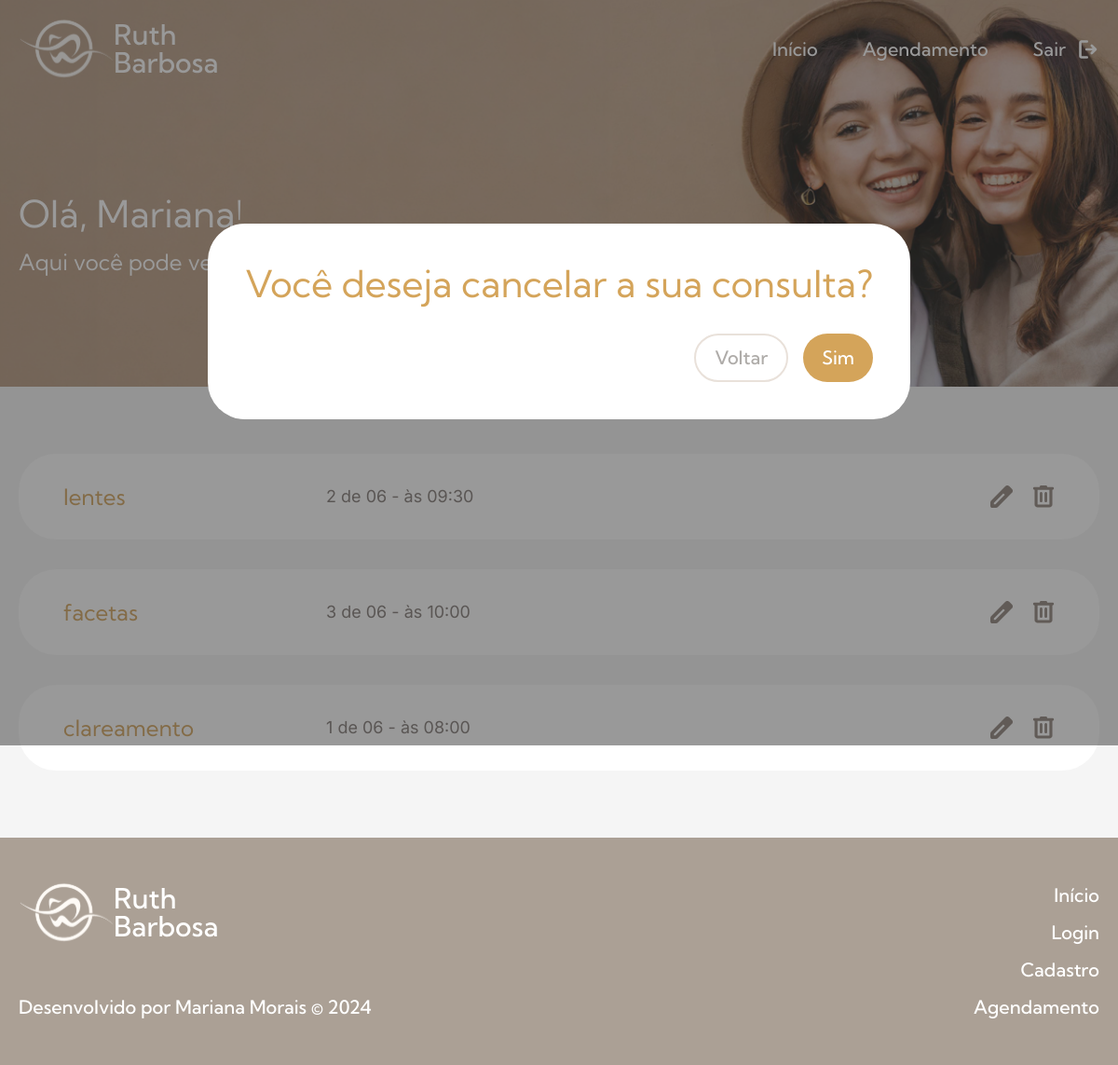
The app's page /cancelamento/1/2 with its own data.
### agendamento/models.py (models this page shows, shortened)
class Consulta(models.Model):
    OPCOES_SERVICO = [
        ("Clareamento dental", "Clareamento dental"),
        ("Facetas", "Facetas"),
        ("Lentes de Contato", "Lentes de Contato"),
        ("Tratamento de Canal", "Tratamento de Canal"),
        ("Tratamento de Gengiva", "Tratamento de Gengiva"),
    ]
    OPCOES_MES = [
        ("Junho", "Junho"),
        ("Julho", "Julho"),
        ("Agosto", "Agosto"),
    ]
    OPCOES_DIA = [
        (1, 1),
        (2, 2),
        (3, 3),
        (4, 4),
        (5, 5),
        (6, 6),
        (7, 7),
        (8, 8),
        (9, 9),
        (10, 10),
    ]
    OPCOES_HORARIO = [
        ("08:00", "08:00"),
        ("08:30", "08:30"),
        ("09:00", "09:00"),
        ("09:30", "09:30"),
        ("10:00", "10:00"),
        ("10:30", "10:30"),
        ("11:00", "11:00"),
        ("11:30", "11:30"),
        ("12:00", "12:00"),
        ("12:30", "12:30"),
    ]
    servico = models.CharField(max_length=100, choices=OPCOES_SERVICO, null=False, blank=False)
    mes = models.CharField(max_length=20, choices=OPCOES_MES, null=False, blank=False)
    dia = models.IntegerField(choices=OPCOES_DIA, null=False, blank=False)
    horario = models.CharField(max_length=100, choices=OPCOES_HORARIO, null=False, blank=False)
    cliente = models.ForeignKey(
        User, on_delete=models.SET_NULL, null=True, blank=False
    )

### agendamento/views.py (the view)
# urls.py: path('cancelamento/1/<int:consulta_id>', cancelamento_1, name='cancelamento_1'),
def cancelamento_1(request, consulta_id):
    consulta = Consulta.objects.get(id=consulta_id)
    consultas = Consulta.objects.filter(cliente=request.user.id)
    if request.method == 'POST':
        consulta.delete()
        return redirect('cancelamento_2')
    return render(request, 'agendamento/cancelamento_1.html', {'consulta_id': consulta_id, 'cards': consultas})

### templates/agendamento/cancelamento_1.html (shortened to what this page needs)
{% extends 'base.html' %}
{% load static %}
{% block content %}
<div class="cancelamento-bg">
    <section class="cancelamento container">
        <form action="{% url 'cancelamento_1' consulta_id %}" method="POST">
            <h2 class="titulo2 c9">Você deseja cancelar a sua consulta?</h2>
            <div class="cancelamento-botoes">
                <a href="{% url 'pagina_usuario' %}" class="botao4">Voltar</a>
                <button type="submit" class="botao3">Sim</button>
            </div>
        </form>
    </section>
</div>
<div class="usuario-bg">
    {% include 'partials/_header_usuario.html' %}
    <article class="usuario-intro container w">
        <h2 class="titulo2">Olá, Mariana!</h2>
        <p class="titulo3">Aqui você pode verificar, remarcar ou cancelar as suas consultas.</p>
    </article>
</div>
<section class="usuario-lista-bg">
    <ul class="usuario-lista container">
        {% if cards %}
        {% for item in cards %}
        <li class="usuario-lista-item">
            <p class="titulo3 c9">{{item.servico}}</p>
            <span class="fonte3 c6">{{item.dia}} de {{item.mes}} - às {{item.horario}}</span>
            <div class="usuario-lista-item-icones">
                <a href=""><img src="{% static 'imagens/icones/edit.svg' %}" alt="Editar"></a>
                <a href=""><img src="{% static 'imagens/icones/lixeira.svg' %}" alt="Deletar"></a>
            </div>
        </li>
        {% endfor %}
        {% endif %}
    </ul>
</section>
{% include 'partials/_footer_1.html' %}
{% endblock %}

### records on screen
Consulta: servico "lentes", dia "2", mes "06", horario "09:30"
Consulta: servico "facetas", dia "3", mes "06", horario "10:00"
Consulta: servico "clareamento", dia "1", mes "06", horario "08:00"
